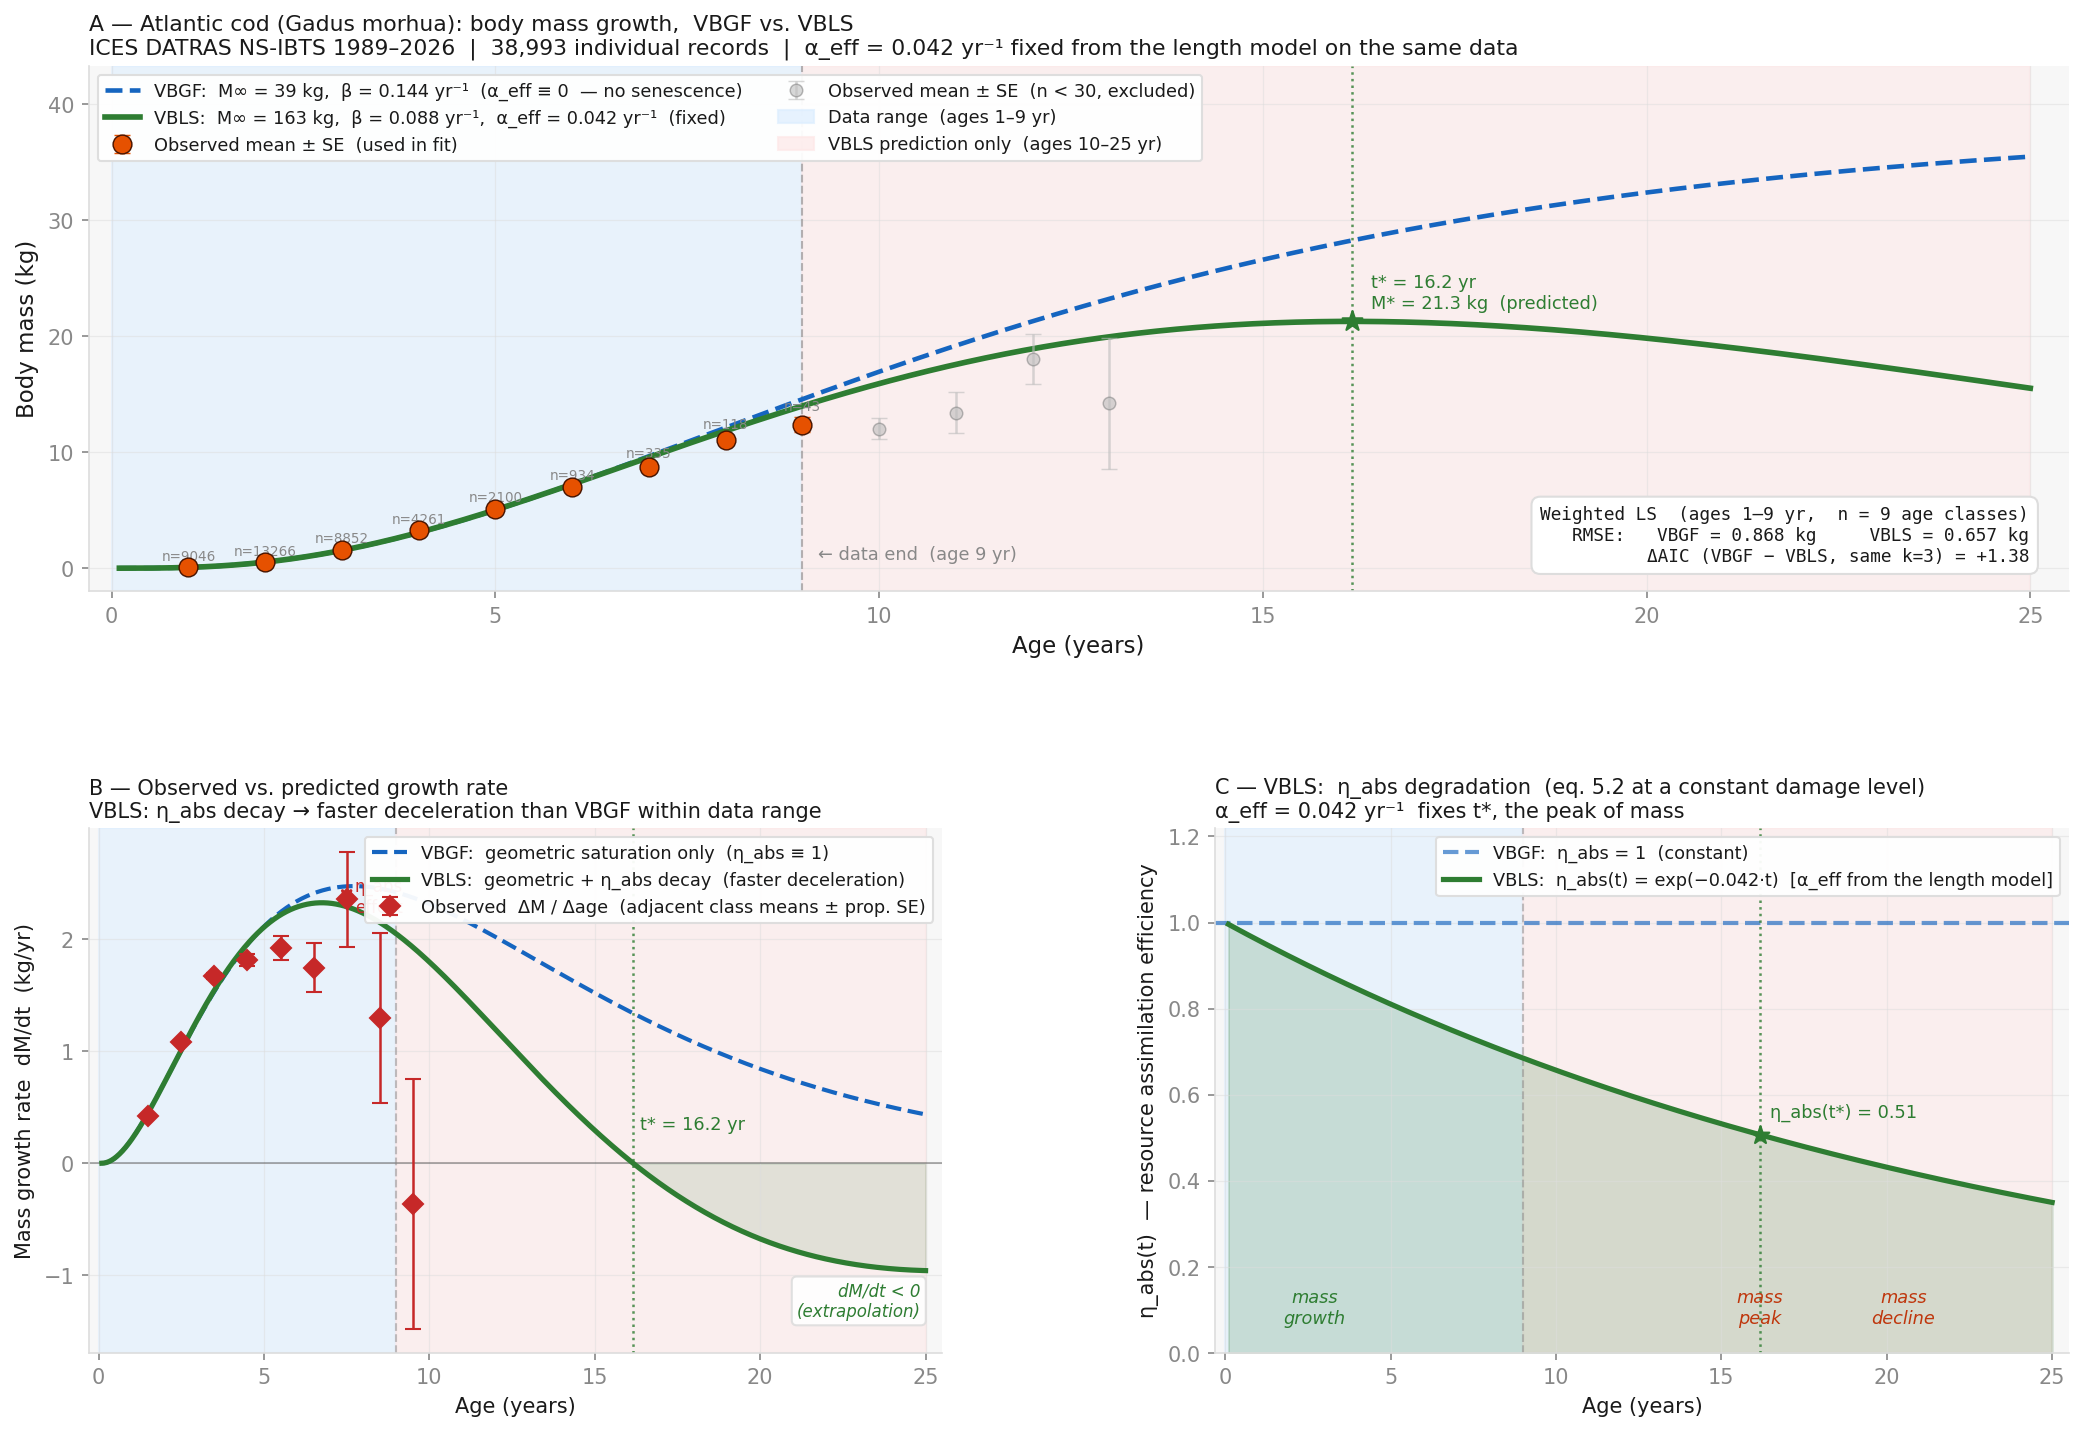

Source code (Python):
"""
Copyright (c) 2026 Vasiliy Avdeev. Licensed under CC BY-NC-ND 4.0 -- see
LICENSE in the repository root, or https://creativecommons.org/licenses/by-nc-nd/4.0/
SPDX-License-Identifier: CC-BY-NC-ND-4.0

VBLS vs. VBGF — Mass-Based Growth Analysis
Atlantic Cod (Gadus morhua), ICES DATRAS NS-IBTS, 1989–2026
============================================================

Primary variable: individual body mass (kg), NOT body length.
Reason: the growth extension of VBLS (§18.5, eq. 18.2) is written for body mass.

VBLS mass growth equation (§18.5, eq. 18.2 of the monograph):
    dM/dt = H · η_abs(t) · M^(2/3)  −  k · M                     (18.2)
    η_abs(t) = exp(−α·t)            [eq. 5.2 at a constant damage level Σ̄]

Throughout this script α is the effective rate α_eff = α·Σ̄ of the monograph
(§18.5, Appendix D.4), not the memory parameter α of eq. 5.1.

Analytical solution (Bernoulli ODE, M(t₀) = 0):
    Let u = M^(1/3), β = k/3.  Then du/dt + β·u = (H/3)·exp(−α·t).
    Solution:
        M^(1/3)(t) = M_∞^(1/3) · [β/(β−α)] · exp(−α·t₀)
                                 · [exp(−α·(t−t₀)) − exp(−β·(t−t₀))]
    where  M_∞ = (H/k)^3  (physiological mass at α = 0).

Limiting case α → 0  gives classical von Bertalanffy:
    M(t) = M_∞ · (1 − exp(−β·(t−t₀)))^3                         (VBGF-mass)

Growth, peak and decline of mass (VBLS only):
    t < t*:  dM/dt > 0  (growth)
    t = t*:  dM/dt = 0  (peak mass)  → t* = t₀ + ln(β/α)/(β−α)
    t > t*:  dM/dt < 0  (mass decline)  ← extrapolation beyond the data

Identification problem (key limitation):
    α cannot be identified from cross-sectional age data alone.
    With data covering only ages 1–13 (52% of the 25-yr lifespan),
    fitting α jointly with β produces near-singular solutions (β ≈ α).
    Solution adopted here: α is FIXED at the value obtained from a
    length-based VBLS fit to the same DATRAS data, not from an independent
    source (free-α optimization converged to α = 0.042 ± 0.085 yr⁻¹).
    Only {M_∞, β, t₀} are fitted to mass data.

Three panels:
    A — Body mass vs age: data, VBGF, VBLS (constrained α), extrapolation of the mass decline
    B — Mass growth rate dM/dt: VBGF vs VBLS, sign change at t*
    C — η_abs(t) degradation: VBLS mechanism vs VBGF assumption

References:
    Clarke & Johnston (1999) J. Anim. Ecol.     — metabolic exponent χ ≈ 0.79 (teleosts)
    Jakobsen & Ajiad (1999); ICES AFWG 2023     — cod growth parameters
    Francis (1988) Can. J. Fish. Aquat. Sci.    — tag-recapture: older fish of same
                                                   length grow slower (qualitative support)
    von Bertalanffy (1957) Q. Rev. Biol.        — original VBGF
"""

import os
import numpy as np
import pandas as pd
from scipy.optimize import curve_fit
from scipy.stats import linregress
import matplotlib
matplotlib.use('Agg')
import matplotlib.pyplot as plt
import matplotlib.gridspec as gridspec
import matplotlib.patches as mpatches
import warnings
warnings.filterwarnings('ignore')

# ─────────────────────────────────────────────────────────────────────
# 0. PATHS AND CONSTANTS
# ─────────────────────────────────────────────────────────────────────
SCRIPT_DIR = os.path.dirname(os.path.abspath(__file__))
DATA_FILE  = os.path.join(
    SCRIPT_DIR,
    'Unaggregated trawl and biological information_2026-04-27 11_14_11.csv'
)
OUT_FILE   = os.path.join(SCRIPT_DIR, 'mass_cod_EN.png')

# α fixed at the value from an independent length-based VBLS fit to the
# same DATRAS data (free-α optimization converged to α = 0.042 yr⁻¹).
# α is NOT fitted to mass data — see identification-problem note above.
ALPHA_FIXED = 0.042          # [yr⁻¹]  η_abs degradation rate
ALPHA_SOURCE = 'the length-based VBLS fit to the same DATRAS data'

T_LIFESPAN   = 25            # maximum known lifespan, Atlantic cod [yr]
MIN_N_FIT    = 30            # minimum sample size for inclusion in fit

# ─────────────────────────────────────────────────────────────────────
# 1. LOAD AND PREPARE DATA
# ─────────────────────────────────────────────────────────────────────
df_raw = pd.read_csv(DATA_FILE, low_memory=False)

# Individual records with both age and weight recorded.
# IndividualAge = −9 means "not aged"; IndividualWeight = −9 means "not weighed".
df = df_raw[
    (df_raw['IndividualAge'] > 0) &
    (df_raw['IndividualWeight'] > 0)
].copy()
df['Mass_kg'] = df['IndividualWeight'] / 1000.0    # grams → kilograms

# LengthClass is in cm (DATRAS NS-IBTS format)
df_wl = df[df['LengthClass'].between(5, 130)].copy()   # plausible range
df_wl = df_wl[df_wl['Mass_kg'] > 0.005].copy()         # > 5 g

N_TOTAL = len(df)
print(f"DATRAS: {N_TOTAL:,} individual records with age + weight")
print(f"Age range: {int(df['IndividualAge'].min())}–{int(df['IndividualAge'].max())} yr")

# Age-class summary
stat = (
    df.groupby('IndividualAge')['Mass_kg']
      .agg(n='count', M_mean='mean', M_median='median', M_std='std')
      .reset_index()
      .rename(columns={'IndividualAge': 'Age'})
)
stat['M_se'] = stat['M_std'] / np.sqrt(stat['n'])

stat_fit = stat[stat['n'] >= MIN_N_FIT].copy()
age_fit  = stat_fit['Age'].values.astype(float)
M_fit    = stat_fit['M_mean'].values
sigma    = stat_fit['M_se'].values

print(f"\nAge classes in fit (n ≥ {MIN_N_FIT}):  {int(age_fit.min())}–{int(age_fit.max())} yr")
print(f"\n{'Age':>4}  {'n':>7}  {'Mean kg':>9}  {'Median kg':>10}")
for _, row in stat.iterrows():
    used = '*' if row['n'] >= MIN_N_FIT else ' '
    print(f"  {int(row['Age']):3d}{used}  {int(row['n']):6d}  "
          f"{row['M_mean']:9.2f}  {row['M_median']:10.2f}")
print("  (* = used in model fit)")

# ─────────────────────────────────────────────────────────────────────
# 2. MASS-LENGTH ALLOMETRY  W ~ a · L^b  (Panel D)
#    LengthClass in cm, Mass_kg in kg; convert to grams for standard fit.
# ─────────────────────────────────────────────────────────────────────
df_wl['W_g'] = df_wl['Mass_kg'] * 1000.0
logL = np.log(df_wl['LengthClass'].values)
logW = np.log(df_wl['W_g'].values)

b_slope, b_intercept, b_r, _, b_se = linregress(logL, logW)
a_coeff = np.exp(b_intercept)

n_allom = len(df_wl)
print(f"\nAllometry W ~ a·L^b  (n = {n_allom:,}):")
print(f"  b = {b_slope:.4f} ± {b_se:.4f}")
print(f"  a = {a_coeff:.5f}  (W in g, L in cm)")
print(f"  R² = {b_r**2:.4f}")
print(f"  Isometric: b = 3.000")
print(f"  Observed:  b = {b_slope:.3f}  "
      f"({'hyperallometric' if b_slope > 3 else 'hypoallometric' if b_slope < 3 else 'isometric'})")

# ─────────────────────────────────────────────────────────────────────
# 3. GROWTH MODELS
# ─────────────────────────────────────────────────────────────────────

def vbgf_mass(t, M_inf, beta, t0):
    """
    Classical von Bertalanffy mass growth (VBLS limiting case α→0).
        M(t) = M_inf · (1 − exp(−β·(t−t0)))^3
    M_inf: asymptotic mass [kg],  beta = k/3 [yr⁻¹],  t0: age at M=0 [yr].
    """
    return M_inf * np.maximum(1.0 - np.exp(-beta * (t - t0)), 0.0)**3


def vbls_mass_constrained(t, M_inf, beta, t0, alpha=ALPHA_FIXED):
    """
    VBLS mass growth with α fixed from independent data.
    Analytical solution of dM/dt = H·exp(−α·t)·M^(2/3) − k·M.
    Fitted parameters: {M_inf, beta, t0}.  α = ALPHA_FIXED (not fitted).
    """
    t = np.asarray(t, dtype=float)
    if abs(beta - alpha) < 1e-10:
        u = M_inf**(1/3) * beta * np.exp(-alpha * t0) * (t - t0) * np.exp(-beta * (t - t0))
    else:
        c = (beta / (beta - alpha)) * np.exp(-alpha * t0)
        u = M_inf**(1/3) * c * (np.exp(-alpha * (t - t0)) - np.exp(-beta * (t - t0)))
    return np.clip(u, 0.0, None)**3


def vbls_mass_free(t, M_inf, beta, t0, alpha):
    """Same formula as above but with α as a free parameter (for reference only)."""
    t = np.asarray(t, dtype=float)
    if abs(beta - alpha) < 1e-10:
        u = M_inf**(1/3) * beta * np.exp(-alpha * t0) * (t - t0) * np.exp(-beta * (t - t0))
    else:
        c = (beta / (beta - alpha)) * np.exp(-alpha * t0)
        u = M_inf**(1/3) * c * (np.exp(-alpha * (t - t0)) - np.exp(-beta * (t - t0)))
    return np.clip(u, 0.0, None)**3


def dmdt_vbls(t, M_inf, beta, t0, alpha):
    """VBLS mass growth rate: dM/dt = H·η_abs(t)·M^(2/3) − k·M."""
    t   = np.asarray(t, float)
    M   = vbls_mass_constrained(t, M_inf, beta, t0, alpha)
    H   = 3.0 * beta * M_inf**(1/3)
    k   = 3.0 * beta
    eta = np.exp(-alpha * t)
    return H * eta * np.maximum(M, 0.0)**(2/3) - k * M


def dmdt_vbgf(t, M_inf, beta, t0):
    """VBGF mass growth rate: dM/dt = H·M^(2/3) − k·M."""
    t = np.asarray(t, float)
    M = vbgf_mass(t, M_inf, beta, t0)
    H = 3.0 * beta * M_inf**(1/3)
    k = 3.0 * beta
    return H * np.maximum(M, 0.0)**(2/3) - k * M


def t_peak(beta, t0, alpha):
    """Age of peak VBLS mass: t* = t0 + ln(β/α)/(β−α)."""
    if alpha <= 0 or alpha >= beta or abs(beta - alpha) < 1e-10:
        return np.inf
    return t0 + np.log(beta / alpha) / (beta - alpha)


def rmse(y_true, y_pred):
    return np.sqrt(np.mean((y_true - y_pred)**2))


def delta_aic(y, pred_g, pred_v, sw, k_g, k_v):
    """ΔAIC = AIC(VBGF) − AIC(VBLS). Positive means VBLS preferred."""
    n     = len(y)
    wss_g = np.sum(((y - pred_g) / sw)**2)
    wss_v = np.sum(((y - pred_v) / sw)**2)
    return (n * np.log(wss_g / n) + 2 * k_g) - (n * np.log(wss_v / n) + 2 * k_v)


# ─────────────────────────────────────────────────────────────────────
# 4. CURVE FITTING
# ─────────────────────────────────────────────────────────────────────
print("\n" + "="*60)
print("MODEL FITTING (weighted LS, weights = 1/SE)")
print("="*60)

# ── VBGF-mass (3 free parameters) ───────────────────────────────────
M_obs_max = M_fit.max()
popt_g, pcov_g = curve_fit(
    vbgf_mass, age_fit, M_fit,
    p0=[M_obs_max * 3.0, 0.18, 0.1],
    bounds=([0.5, 0.01, -5.0], [500.0, 3.0, 5.0]),
    sigma=sigma, absolute_sigma=True, maxfev=80000
)
perr_g     = np.sqrt(np.diag(pcov_g))
pred_g_fit = vbgf_mass(age_fit, *popt_g)

print(f"\nVBGF-mass  (3 free params, α ≡ 0):")
print(f"  M∞   = {popt_g[0]:7.2f} ± {perr_g[0]:.2f} kg   (asymptotic mass)")
print(f"  β    = {popt_g[1]:7.4f} ± {perr_g[1]:.4f} yr⁻¹")
print(f"  t₀   = {popt_g[2]:7.3f} ± {perr_g[2]:.3f} yr")
print(f"  RMSE = {rmse(M_fit, pred_g_fit):.3f} kg")

# ── VBLS-mass constrained (3 free params, α fixed) ──────────────────
# Wrapper so curve_fit sees only {M_inf, beta, t0}
def vbls_wrapper(t, M_inf, beta, t0):
    return vbls_mass_constrained(t, M_inf, beta, t0, ALPHA_FIXED)

popt_v, pcov_v = curve_fit(
    vbls_wrapper, age_fit, M_fit,
    p0=[popt_g[0] * 1.8, popt_g[1], popt_g[2]],
    bounds=([0.5, 0.01, -5.0], [1000.0, 3.0, 5.0]),
    sigma=sigma, absolute_sigma=True, maxfev=80000
)
perr_v     = np.sqrt(np.diag(pcov_v))
pred_v_fit = vbls_wrapper(age_fit, *popt_v)

M_inf_v, beta_v, t0_v = popt_v
t_star  = t_peak(beta_v, t0_v, ALPHA_FIXED)
M_star  = vbls_mass_constrained(t_star, *popt_v) if np.isfinite(t_star) else np.nan

print(f"\nVBLS-mass  (3 free params, α = {ALPHA_FIXED} yr⁻¹  fixed from {ALPHA_SOURCE}):")
print(f"  M∞   = {popt_v[0]:7.2f} ± {perr_v[0]:.2f} kg   (physiological max, α=0 limit)")
print(f"  β    = {popt_v[1]:7.4f} ± {perr_v[1]:.4f} yr⁻¹")
print(f"  t₀   = {popt_v[2]:7.3f} ± {perr_v[2]:.3f} yr")
print(f"  α    = {ALPHA_FIXED} yr⁻¹  [FIXED, not fitted]")
print(f"  RMSE = {rmse(M_fit, pred_v_fit):.3f} kg")
if np.isfinite(t_star):
    print(f"\n  Predicted peak:  t* = {t_star:.1f} yr,  M* = {M_star:.1f} kg")
else:
    print(f"\n  No peak within lifespan (α < β: mass saturates, no mass decline visible)")

n_fit = len(age_fit)
dAIC  = delta_aic(M_fit, pred_g_fit, pred_v_fit, sigma, 3, 3)
# Note: both models have 3 free parameters, so ΔAIC = Δlog(WSS)*n
print(f"\n  ΔAIC (same k=3) = {dAIC:+.2f}   "
      f"({'VBLS preferred' if dAIC > 2 else 'weak' if dAIC > 0 else 'VBGF preferred or tie'})")

print(f"\n{'─'*60}")
print(f"IDENTIFICATION NOTE")
print(f"  Data: ages {int(age_fit.min())}–{int(age_fit.max())} yr  "
      f"({100*int(age_fit.max())//T_LIFESPAN}% of {T_LIFESPAN}-yr lifespan)")
print(f"  α is NOT identifiable from cross-sectional data at this coverage.")
print(f"  Strong test requires tag-recapture data (IMR Norway 1954–2020).")
print(f"{'─'*60}")

# ─────────────────────────────────────────────────────────────────────
# 5. OBSERVED GROWTH RATE  ΔM/Δage  from data
#    Finite difference of mean mass between adjacent age classes.
#    This is the PRIMARY observable signal: VBLS predicts faster
#    deceleration of dM/dt than VBGF — visible within the data range.
# ─────────────────────────────────────────────────────────────────────
stat_sorted = stat.sort_values('Age').reset_index(drop=True)

# Use only age classes with n ≥ 10 (enough for stable mean)
s10 = stat_sorted[stat_sorted['n'] >= 10].reset_index(drop=True)

obs_age_mid = []   # midpoint age for the ΔM/Δage estimate
obs_dM      = []   # observed growth rate [kg/yr]
obs_dM_se   = []   # propagated standard error

for i in range(len(s10) - 1):
    a0, m0, se0 = s10.loc[i, 'Age'], s10.loc[i, 'M_mean'], s10.loc[i, 'M_se']
    a1, m1, se1 = s10.loc[i+1, 'Age'], s10.loc[i+1, 'M_mean'], s10.loc[i+1, 'M_se']
    dt = a1 - a0
    if dt <= 0 or dt > 2:   # skip non-adjacent classes
        continue
    obs_age_mid.append(0.5 * (a0 + a1))
    obs_dM.append((m1 - m0) / dt)
    obs_dM_se.append(np.sqrt(se0**2 + se1**2) / dt)

obs_age_mid = np.array(obs_age_mid)
obs_dM      = np.array(obs_dM)
obs_dM_se   = np.array(obs_dM_se)

print(f"\nObserved mass growth rate  ΔM/Δage  (kg/yr):")
print(f"  {'Age mid':>8}  {'ΔM/Δage':>10}  {'SE':>8}")
for a, dm, se in zip(obs_age_mid, obs_dM, obs_dM_se):
    print(f"  {a:8.1f}  {dm:10.3f}  {se:8.3f}")

# ─────────────────────────────────────────────────────────────────────
# 6. FIGURE  (light theme — white background for printing)
# ─────────────────────────────────────────────────────────────────────
t_full    = np.linspace(0.1, T_LIFESPAN, 800)
t_dat_end = float(age_fit.max())

M_g_full  = vbgf_mass(t_full, *popt_g)
M_v_full  = vbls_mass_constrained(t_full, *popt_v)
dM_g_full = dmdt_vbgf(t_full, *popt_g)
dM_v_full = dmdt_vbls(t_full, *popt_v, ALPHA_FIXED)
eta_full  = np.exp(-ALPHA_FIXED * t_full)

# ── Light theme colours ──────────────────────────────────────────────
BG     = 'white'
PANEL  = '#f7f7f7'
GRID_C = '#dddddd'
TEXT   = '#1a1a1a'
MUTED  = '#888888'
BLUE      = '#1565c0'    # VBGF model line
GREEN     = '#2e7d32'    # VBLS model line
ORANGE    = '#bf360c'
DATA_COL  = '#e65100'    # data points — bright orange, clearly distinct
DATA_EXCL = '#bdbdbd'    # excluded data (n < MIN_N_FIT)

SHADE_DATA = '#ddeeff'   # light blue — data region
SHADE_PRED = '#fde8e8'   # light red  — prediction only

plt.rcParams.update({
    'font.family'       : 'DejaVu Sans',
    'font.size'         : 10,
    'axes.facecolor'    : PANEL,
    'figure.facecolor'  : BG,
    'axes.edgecolor'    : GRID_C,
    'axes.labelcolor'   : TEXT,
    'xtick.color'       : MUTED,
    'ytick.color'       : MUTED,
    'text.color'        : TEXT,
    'axes.spines.top'   : False,
    'axes.spines.right' : False,
    'grid.color'        : GRID_C,
    'grid.linewidth'    : 0.6,
    'legend.framealpha' : 0.95,
    'legend.edgecolor'  : GRID_C,
    'legend.facecolor'  : BG,
})

fig = plt.figure(figsize=(15, 11))
gs  = gridspec.GridSpec(
    2, 2, figure=fig,
    hspace=0.45, wspace=0.32,
    left=0.09, right=0.97, top=0.87, bottom=0.09
)

# ════════════════════════════════════════════════════════════════════
# Panel A — Body mass vs age  (top row, full width)
# ════════════════════════════════════════════════════════════════════
ax_A = fig.add_subplot(gs[0, :])

ax_A.axvspan(0,          t_dat_end,    color=SHADE_DATA, alpha=0.55, zorder=0)
ax_A.axvspan(t_dat_end,  T_LIFESPAN,   color=SHADE_PRED, alpha=0.55, zorder=0)
ax_A.axvline(t_dat_end,  color=MUTED,  lw=1.0, ls='--', alpha=0.6)
ax_A.text(t_dat_end + 0.2, 0.8,
          f'← data end  (age {int(t_dat_end)} yr)', color=MUTED, fontsize=8.5)

# Peak mass marker
if np.isfinite(t_star):
    ax_A.axvline(t_star, color=GREEN, lw=1.2, ls=':', alpha=0.80)
    ax_A.scatter([t_star], [M_star], s=100, color=GREEN, zorder=8, marker='*')
    ax_A.text(t_star + 0.25, M_star + 0.8,
              f't* = {t_star:.1f} yr\nM* = {M_star:.1f} kg  (predicted)',
              color=GREEN, fontsize=8.5, va='bottom')

# Model curves
ax_A.plot(t_full, M_g_full, color=BLUE,  lw=2.2, ls='--',
          label=(f'VBGF:  M∞ = {popt_g[0]:.0f} kg,  β = {popt_g[1]:.3f} yr⁻¹  '
                 f'(α_eff ≡ 0  — no senescence)'))
ax_A.plot(t_full, M_v_full, color=GREEN, lw=2.7,
          label=(f'VBLS:  M∞ = {popt_v[0]:.0f} kg,  β = {popt_v[1]:.3f} yr⁻¹,  '
                 f'α_eff = {ALPHA_FIXED} yr⁻¹  (fixed)'))

# Data: clearly distinct from model lines — large orange markers
first_in, first_ex = True, True
for _, row in stat.iterrows():
    in_fit = (row['n'] >= MIN_N_FIT)
    if in_fit:
        lbl = 'Observed mean ± SE  (used in fit)' if first_in else ''
        first_in = False
        col, ecol, ms, alpha = DATA_COL, DATA_COL, 9, 1.0
    else:
        lbl = f'Observed mean ± SE  (n < {MIN_N_FIT}, excluded)' if first_ex else ''
        first_ex = False
        col, ecol, ms, alpha = DATA_EXCL, DATA_EXCL, 6, 0.6
    ax_A.errorbar(
        row['Age'], row['M_mean'], yerr=row['M_se'],
        fmt='o', ms=ms, color=col,
        markeredgecolor='#4a1500' if in_fit else MUTED,
        markeredgewidth=0.7,
        ecolor=ecol, elinewidth=1.2, capsize=4,
        alpha=alpha, zorder=10, label=lbl
    )
    if in_fit:
        ax_A.text(row['Age'], row['M_mean'] + row['M_se'] + 0.6,
                  f"n={int(row['n'])}", ha='center', fontsize=6.5, color=MUTED)

# Fit-quality box
rmse_g = rmse(M_fit, pred_g_fit)
rmse_v = rmse(M_fit, pred_v_fit)
info = (
    f"Weighted LS  (ages {int(age_fit.min())}–{int(age_fit.max())} yr,"
    f"  n = {n_fit} age classes)\n"
    f"RMSE:   VBGF = {rmse_g:.3f} kg     VBLS = {rmse_v:.3f} kg\n"
    f"ΔAIC (VBGF − VBLS, same k=3) = {dAIC:+.2f}"
)
ax_A.text(0.98, 0.05, info, transform=ax_A.transAxes,
          fontsize=8.5, ha='right', va='bottom', fontfamily='monospace', color=TEXT,
          bbox=dict(boxstyle='round,pad=0.5', fc=BG, ec=GRID_C))

p_data = mpatches.Patch(color=SHADE_DATA, alpha=0.7,
                         label=f'Data range  (ages 1–{int(t_dat_end)} yr)')
p_pred = mpatches.Patch(color=SHADE_PRED, alpha=0.7,
                         label=f'VBLS prediction only  (ages {int(t_dat_end)+1}–{T_LIFESPAN} yr)')

handles, labels = ax_A.get_legend_handles_labels()
ax_A.legend(handles + [p_data, p_pred], labels + [p_data.get_label(), p_pred.get_label()],
            fontsize=8.5, loc='upper left', ncol=2)

ax_A.set_xlabel('Age (years)', fontsize=11)
ax_A.set_ylabel('Body mass (kg)', fontsize=11)
ax_A.set_xlim(-0.3, T_LIFESPAN + 0.5)
ax_A.set_ylim(-2.0, max(M_g_full.max(), M_v_full.max()) * 1.22)
ax_A.grid(True, alpha=0.5)
ax_A.set_title(
    f'A — Atlantic cod (Gadus morhua): body mass growth,  VBGF vs. VBLS\n'
    f'ICES DATRAS NS-IBTS 1989–2026  |  {N_TOTAL:,} individual records  |  '
    f'α_eff = {ALPHA_FIXED} yr⁻¹ fixed from the length model on the same data',
    fontsize=10.5, loc='left', pad=6
)

# ════════════════════════════════════════════════════════════════════
# Panel B — Mass growth rate: OBSERVED ΔM/Δage + model predictions
#
# This is the primary observable VBLS signal within the data range.
# VBLS adds η_abs(t) decay as a second mechanism slowing growth,
# on top of the geometric saturation already present in VBGF.
# The result: growth rate decelerates FASTER in VBLS than in VBGF.
# This difference grows with age and is visible in the data.
# The mass decline (dM/dt < 0) follows as a further extrapolation beyond data.
# ════════════════════════════════════════════════════════════════════
ax_B = fig.add_subplot(gs[1, 0])

ax_B.axvspan(0,         t_dat_end,   color=SHADE_DATA, alpha=0.55, zorder=0)
ax_B.axvspan(t_dat_end, T_LIFESPAN,  color=SHADE_PRED, alpha=0.55, zorder=0)
ax_B.axhline(0,  color=TEXT, lw=0.9, alpha=0.35)
ax_B.axvline(t_dat_end, color=MUTED, lw=1.0, ls='--', alpha=0.5)

if np.isfinite(t_star):
    ax_B.axvline(t_star, color=GREEN, lw=1.2, ls=':', alpha=0.8)
    ax_B.text(t_star + 0.2, 0.3,
              f't* = {t_star:.1f} yr', color=GREEN, fontsize=8.5)

# Model curves
ax_B.plot(t_full, dM_g_full, color=BLUE,  lw=2.0, ls='--',
          label='VBGF:  geometric saturation only  (η_abs ≡ 1)')
ax_B.plot(t_full, dM_v_full, color=GREEN, lw=2.5,
          label='VBLS:  geometric + η_abs decay  (faster deceleration)')

# Observed ΔM/Δage — PRIMARY EMPIRICAL TEST of growth rate deceleration
ax_B.errorbar(obs_age_mid, obs_dM, yerr=obs_dM_se,
              fmt='D', ms=7, color='#c62828',
              ecolor='#c62828', elinewidth=1.2, capsize=4, zorder=10,
              label='Observed  ΔM / Δage  (adjacent class means ± prop. SE)')

# Shade the mass-decline region (negative dM/dt — extrapolation, not data)
neg_mask = dM_v_full < 0
if neg_mask.any():
    ax_B.fill_between(t_full, dM_v_full, 0, where=neg_mask,
                      color=GREEN, alpha=0.12)
    ax_B.text(0.975, 0.07,
              'dM/dt < 0\n(extrapolation)',
              transform=ax_B.transAxes, ha='right', fontsize=8,
              color=GREEN, style='italic',
              bbox=dict(boxstyle='round,pad=0.3', fc=BG, ec=GRID_C, alpha=0.9))

# Annotate the gap between model predictions at the data boundary
mid_t   = t_dat_end - 1.5
y_g_mid = float(dmdt_vbgf(np.array([mid_t]), *popt_g)[0])
y_v_mid = float(dmdt_vbls(np.array([mid_t]), *popt_v, ALPHA_FIXED)[0])
if y_g_mid - y_v_mid > 0.1:
    ax_B.annotate('',
        xy=(mid_t, y_v_mid), xytext=(mid_t, y_g_mid),
        arrowprops=dict(arrowstyle='<->', color='#c62828', lw=1.5))
    ax_B.text(mid_t + 0.25, 0.5*(y_g_mid + y_v_mid),
              'η_abs\neffect', color='#c62828', fontsize=8.0, va='center')

ax_B.set_xlabel('Age (years)', fontsize=10)
ax_B.set_ylabel('Mass growth rate  dM/dt  (kg/yr)', fontsize=10)
ax_B.set_xlim(-0.3, T_LIFESPAN + 0.5)
ax_B.grid(True, alpha=0.5)
ax_B.legend(fontsize=8.5, loc='upper right')
ax_B.set_title(
    'B — Observed vs. predicted growth rate\n'
    'VBLS: η_abs decay → faster deceleration than VBGF within data range',
    fontsize=10, loc='left', pad=5
)

# ════════════════════════════════════════════════════════════════════
# Panel C — η_abs degradation
# ════════════════════════════════════════════════════════════════════
ax_C = fig.add_subplot(gs[1, 1])

ax_C.axvspan(0,         t_dat_end,   color=SHADE_DATA, alpha=0.55, zorder=0)
ax_C.axvspan(t_dat_end, T_LIFESPAN,  color=SHADE_PRED, alpha=0.55, zorder=0)
ax_C.axvline(t_dat_end, color=MUTED, lw=1.0, ls='--', alpha=0.5)

ax_C.axhline(1.0, color=BLUE, lw=2.0, ls='--', alpha=0.65,
             label='VBGF:  η_abs = 1  (constant)')
ax_C.fill_between(t_full, eta_full, alpha=0.18, color=GREEN)
ax_C.plot(t_full, eta_full, color=GREEN, lw=2.5,
          label=f'VBLS:  η_abs(t) = exp(−{ALPHA_FIXED}·t)  [α_eff from the length model]')

if np.isfinite(t_star):
    eta_star = np.exp(-ALPHA_FIXED * t_star)
    ax_C.axvline(t_star, color=GREEN, lw=1.2, ls=':', alpha=0.80)
    ax_C.scatter([t_star], [eta_star], s=80, color=GREEN, zorder=7, marker='*')
    ax_C.text(t_star + 0.3, eta_star + 0.04,
              f'η_abs(t*) = {eta_star:.2f}', color=GREEN, fontsize=8.5)

# Stages of the mass trajectory (not the phases of system (S), which are defined by E)
for (x_c, lbl, col) in [
    (t_dat_end * 0.30,  'mass\ngrowth',    GREEN),
    (t_star if np.isfinite(t_star) else t_dat_end + 2,
                         'mass\npeak',      ORANGE),
    (T_LIFESPAN - 4.5,  'mass\ndecline',   ORANGE),
]:
    if 0.5 < x_c < T_LIFESPAN:
        ax_C.text(x_c, 0.07, lbl, ha='center', fontsize=8.5,
                  color=col, style='italic')

ax_C.set_xlabel('Age (years)', fontsize=10)
ax_C.set_ylabel('η_abs(t)  — resource assimilation efficiency', fontsize=10)
ax_C.set_xlim(-0.3, T_LIFESPAN + 0.5)
ax_C.set_ylim(0, 1.22)
ax_C.grid(True, alpha=0.5)
ax_C.legend(fontsize=8.5, loc='upper right')
ax_C.set_title(
    'C — VBLS:  η_abs degradation  (eq. 5.2 at a constant damage level)\n'
    f'α_eff = {ALPHA_FIXED} yr⁻¹  fixes t*, the peak of mass',
    fontsize=10, loc='left', pad=5
)

plt.savefig(OUT_FILE, dpi=150, bbox_inches='tight', facecolor=BG)
print(f"\nFigure saved:  {OUT_FILE}")
